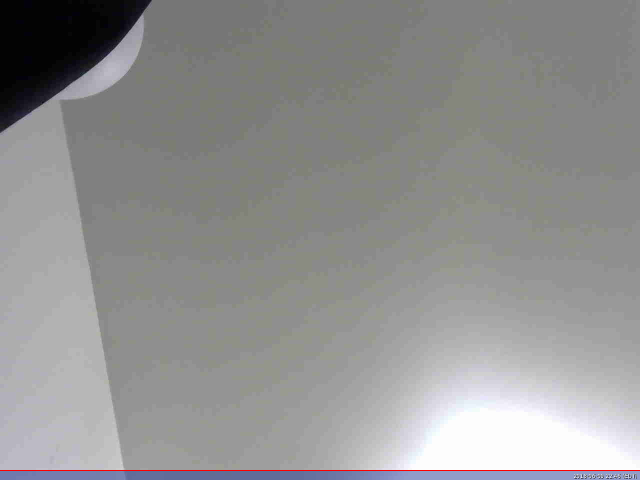
#> input picture static.jpg, 1280 x 960 px, found by its file name (shown at 1/2 size)
$ python deltaTest.py   (older library calls are emulated)
#> lines starting #> are read from the running program, lines starting #| are printed output that depends on the picture; after the words box and inside, x2 and y2 are one past the last pixel; in counts of white or black regions, pixels touching at a corner belong together
#rom pyimagesearch.tempimage import TempImage
#from picamera.array import PiRGBArray
#from picamera import PiCamera
import argparse
import warnings
import datetime
#import dropbox
import imutils
import json
import time
import cv2
from PIL import Image
import numpy as np

def procImage(inImg):
    # resize the frame, convert it to grayscale, and blur it
    frame = imutils.resize(inImg, width=500)
    gray = cv2.cvtColor(frame, cv2.COLOR_BGR2GRAY)
    gray = cv2.GaussianBlur(gray, (21, 21), 0)
    return(gray)


avg = None

path = "/home/declan/Documents/code/rpi_stuff/"
bg = Image.open(path + "static.jpg")
#> bg is the input picture: PIL image 1280x960 RGB; mean R, G, B 145.5, 145.4, 145.1
movement = Image.open(path + "movement.jpg")
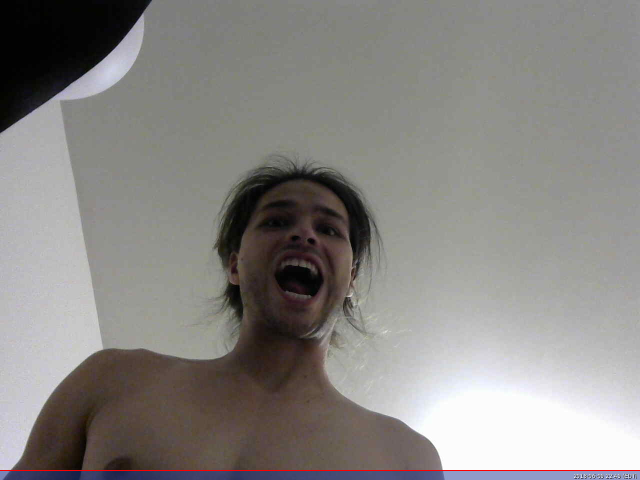
#> input picture movement.jpg, 1280 x 960 px, found by its file name (shown at 1/2 size)
#> movement is the input picture: PIL image 1280x960 RGB; mean R, G, B 136.9, 134.4, 131.6


orig_movement = np.array(movement)
orig_movement = imutils.resize(orig_movement, width=500)
timestamp = datetime.datetime.now()
text = "Unoccupied"

bg = procImage(np.array(bg))
#> in procImage, `frame = imutils.resize(inImg, width=500)`:
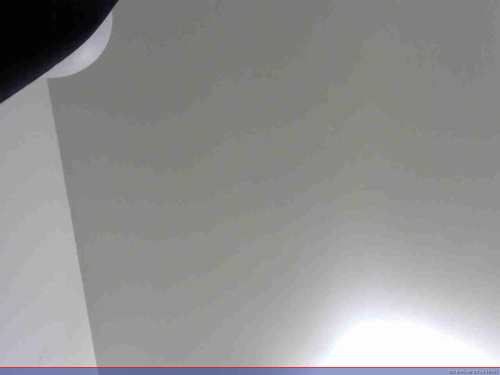
#> frame: shape (375, 500, 3); mean of channels 0, 1, 2 145.5, 145.4, 145.1; drawn as R, G, B
movement = procImage(np.array(movement))
#> in procImage (call 2), `gray = cv2.GaussianBlur(gray, (21, 21), 0)`:
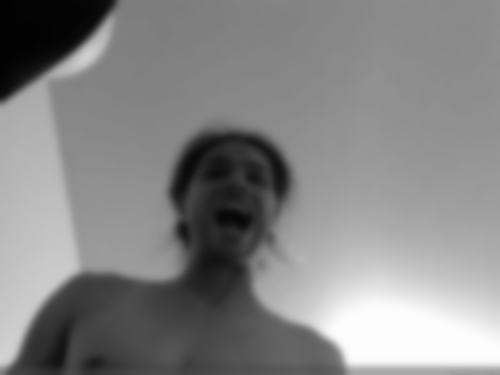
#> gray: shape (375, 500); min 2, max 252, mean 133.8


# accumulate the weighted average between the current frame and
# previous frames, then compute the difference between the current
# frame and running average

#bg = bg.astype("float32")
#cv2.accumulateWeighted(bg, bg, 0.5)
#frameDelta = cv2.absdiff(movement, bg)
frameDelta = cv2.absdiff(movement, cv2.convertScaleAbs(bg))
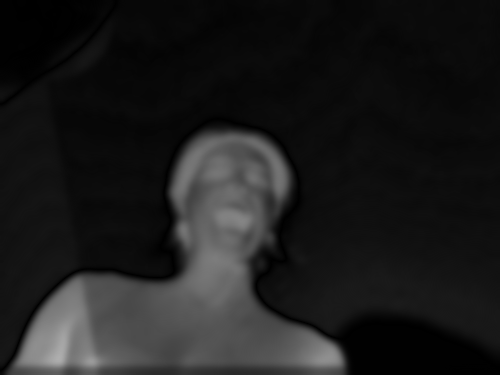
#> frameDelta: shape (375, 500); min 0, max 174, mean 28.6
#Image.fromarray(frameDelta).show()
delta_thresh = 30
# threshold the delta image, dilate the thresholded image to fill
# in holes, then find contours on thresholded image

thresh = cv2.threshold(frameDelta, delta_thresh, 255,cv2.THRESH_BINARY)[1]
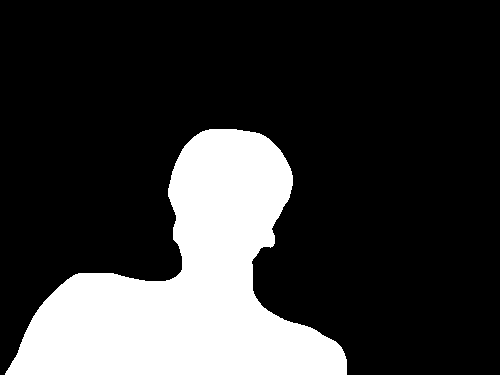
#> thresh: shape (375, 500); 21.9% white; 1 white region, box (x1, y1, x2, y2) and area: (5, 129, 347, 375) 40976
Image.fromarray(thresh).show()

thresh = cv2.dilate(thresh, None, iterations=2)
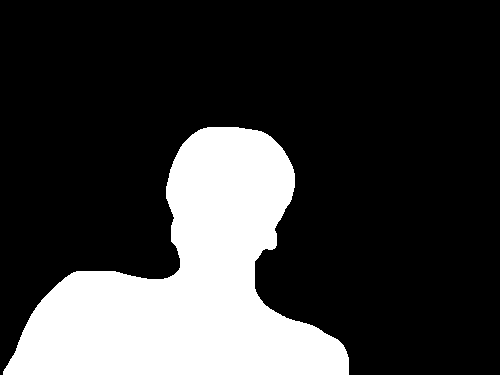
#> thresh: shape (375, 500); 22.9% white; 1 white region
Image.fromarray(thresh).show()
cnts = cv2.findContours(thresh.copy(), cv2.RETR_EXTERNAL,
	cv2.CHAIN_APPROX_SIMPLE)
#> cnts = 1 contour; box (x1, y1, x2, y2) and area: (3, 127, 349, 375) 42400
cnts = cnts[0] if imutils.is_cv2() else cnts[1]

min_area = 5000
# loop over the contours
for c in cnts:
	# if the contour is too small, ignore it
	if cv2.contourArea(c) < min_area:
		continue

	# compute the bounding box for the contour, draw it on the frame,
	# and update the text
	(x, y, w, h) = cv2.boundingRect(c)
	cv2.rectangle(orig_movement, (x, y), (x + w, y + h), (0, 255, 0), 2)
	text = "Occupied"
#> this loop made 1 pass
#> (x, y, w, h, text) on pass 1: (3, 127, 346, 248, 'Occupied')
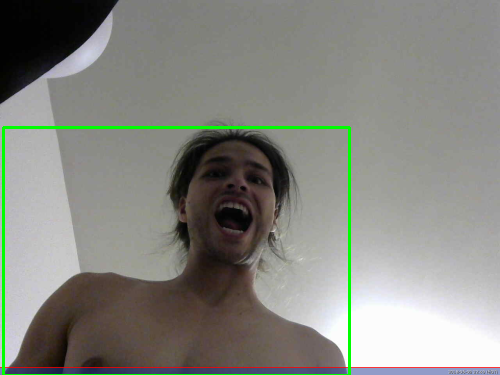
#> orig_movement: shape (375, 500, 3); mean R, G, B 134.5, 135.9, 129.1


Image.fromarray(orig_movement).show()


exit(0)
#> (the program exits here)
